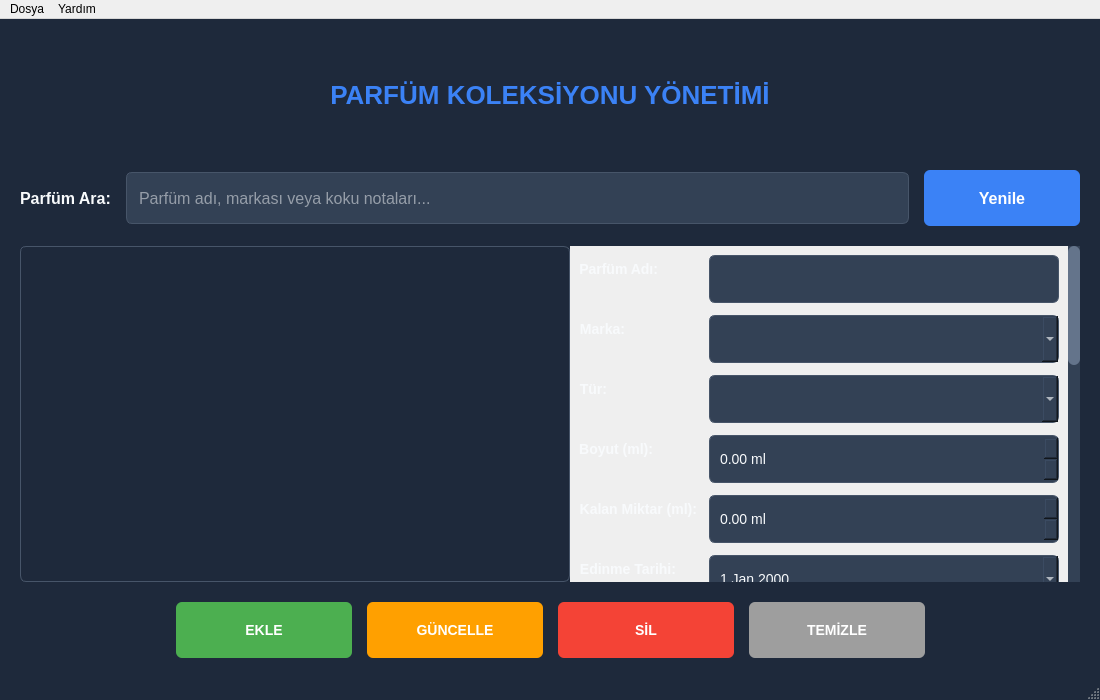
<?xml version="1.0" encoding="UTF-8"?>
<ui version="4.0">
 <class>MainWindow</class>
 <widget class="QMainWindow" name="MainWindow">
  <property name="geometry">
   <rect>
    <x>0</x>
    <y>0</y>
    <width>1100</width>
    <height>700</height>
   </rect>
  </property>
  <property name="minimumSize">
   <size>
    <width>1100</width>
    <height>700</height>
   </size>
  </property>
  <property name="windowTitle">
   <string>Parfüm Koleksiyonu Yönetimi</string>
  </property>
  <property name="styleSheet">
   <string notr="true">QMainWindow {
    background-color: #1e293b;
}
QLabel {
    font-size: 14px;
    font-weight: bold;
    color: #f8fafc;
}
QLineEdit, QTextEdit, QComboBox, QDoubleSpinBox, QDateEdit {
    border: 1px solid #475569;
    border-radius: 6px;
    padding: 8px;
    background-color: #334155;
    color: #f8fafc;
    font-size: 14px;
    min-height: 30px;
}
QLineEdit:focus, QTextEdit:focus, QComboBox:focus {
    border: 2px solid #3b82f6;
}
QPushButton {
    background-color: #3b82f6;
    color: white;
    border: none;
    border-radius: 6px;
    padding: 10px 18px;
    font-weight: bold;
    min-width: 120px;
    min-height: 36px;
    font-size: 14px;
}
QPushButton:hover {
    background-color: #2563eb;
}
QPushButton:pressed {
    background-color: #1d4ed8;
}
QTableView {
    border: 1px solid #475569;
    border-radius: 6px;
    background-color: #1e293b;
    selection-background-color: #3b82f6;
    selection-color: white;
    alternate-background-color: #273549;
    gridline-color: #475569;
    color: #f8fafc;
    font-size: 14px;
}
QTableView::item {
    padding: 8px;
    border-bottom: 1px solid #334155;
}
QHeaderView::section {
    background-color: #0f172a;
    color: #f8fafc;
    padding: 10px;
    border: none;
    border-right: 1px solid #334155;
    font-weight: bold;
    font-size: 14px;
}
QSplitter::handle {
    background-color: #475569;
    width: 2px;
}
QScrollBar:vertical {
    border: none;
    background: #334155;
    width: 12px;
    margin: 0px;
}
QScrollBar::handle:vertical {
    background: #64748b;
    min-height: 30px;
    border-radius: 6px;
}
QScrollBar::add-line:vertical, QScrollBar::sub-line:vertical {
    border: none;
    background: none;
    height: 0px;
}
</string>
  </property>
  <widget class="QWidget" name="centralwidget">
   <layout class="QVBoxLayout" name="verticalLayout">
    <property name="spacing">
     <number>20</number>
    </property>
    <property name="leftMargin">
     <number>20</number>
    </property>
    <property name="topMargin">
     <number>20</number>
    </property>
    <property name="rightMargin">
     <number>20</number>
    </property>
    <property name="bottomMargin">
     <number>20</number>
    </property>
    <item>
     <widget class="QLabel" name="titleLabel">
      <property name="styleSheet">
       <string notr="true">font-size: 26px;
font-weight: bold;
color: #3b82f6;
margin: 10px;
padding: 20px;</string>
      </property>
      <property name="text">
       <string>PARFÜM KOLEKSİYONU YÖNETİMİ</string>
      </property>
      <property name="alignment">
       <set>Qt::AlignCenter</set>
      </property>
     </widget>
    </item>
    <item>
     <layout class="QHBoxLayout" name="searchLayout">
      <property name="spacing">
       <number>15</number>
      </property>
      <item>
       <widget class="QLabel" name="searchLabel">
        <property name="styleSheet">
         <string notr="true">font-size: 16px;</string>
        </property>
        <property name="text">
         <string>Parfüm Ara:</string>
        </property>
       </widget>
      </item>
      <item>
       <widget class="QLineEdit" name="aramaLineEdit">
        <property name="styleSheet">
         <string notr="true">font-size: 16px; padding: 10px;</string>
        </property>
        <property name="placeholderText">
         <string>Parfüm adı, markası veya koku notaları...</string>
        </property>
       </widget>
      </item>
      <item>
       <widget class="QPushButton" name="yenileButton">
        <property name="cursor">
         <cursorShape>PointingHandCursor</cursorShape>
        </property>
        <property name="styleSheet">
         <string notr="true">font-size: 16px;</string>
        </property>
        <property name="text">
         <string>Yenile</string>
        </property>
        <property name="icon">
         <iconset theme="view-refresh"/>
        </property>
       </widget>
      </item>
     </layout>
    </item>
    <item>
     <widget class="QSplitter" name="splitter">
      <property name="orientation">
       <enum>Qt::Horizontal</enum>
      </property>
      <widget class="QTableView" name="parfumTableView">
       <property name="minimumSize">
        <size>
         <width>550</width>
         <height>0</height>
        </size>
       </property>
       <property name="styleSheet">
        <string notr="true">font-size: 14px;</string>
       </property>
       <property name="alternatingRowColors">
        <bool>true</bool>
       </property>
       <property name="selectionBehavior">
        <enum>QAbstractItemView::SelectRows</enum>
       </property>
       <property name="selectionMode">
        <enum>QAbstractItemView::SingleSelection</enum>
       </property>
       <property name="gridStyle">
        <enum>Qt::SolidLine</enum>
       </property>
       <property name="wordWrap">
        <bool>true</bool>
       </property>
       <property name="cornerButtonEnabled">
        <bool>false</bool>
       </property>
       <attribute name="horizontalHeaderHighlightSections">
        <bool>false</bool>
       </attribute>
       <attribute name="horizontalHeaderShowSortIndicator" stdset="0">
        <bool>true</bool>
       </attribute>
       <attribute name="horizontalHeaderStretchLastSection">
        <bool>true</bool>
       </attribute>
       <attribute name="verticalHeaderVisible">
        <bool>false</bool>
       </attribute>
       <attribute name="horizontalHeaderResizeMode">
        <enum>QHeaderView::Interactive</enum>
       </attribute>
      </widget>
      <widget class="QScrollArea" name="formScrollArea">
       <property name="frameShape">
        <enum>QFrame::NoFrame</enum>
       </property>
       <property name="widgetResizable">
        <bool>true</bool>
       </property>
       <widget class="QWidget" name="scrollAreaWidgetContents">
        <layout class="QFormLayout" name="formLayout">
         <property name="fieldGrowthPolicy">
          <enum>QFormLayout::AllNonFixedFieldsGrow</enum>
         </property>
         <property name="spacing">
          <number>12</number>
         </property>
         <item row="0" column="0">
          <widget class="QLabel" name="adLabel">
           <property name="styleSheet">
            <string notr="true">font-weight: bold;</string>
           </property>
           <property name="text">
            <string>Parfüm Adı:</string>
           </property>
           <property name="alignment">
            <set>Qt::AlignRight|Qt::AlignTrailing|Qt::AlignVCenter</set>
           </property>
          </widget>
         </item>
         <item row="0" column="1">
          <widget class="QLineEdit" name="adLineEdit"/>
         </item>
         <item row="1" column="0">
          <widget class="QLabel" name="markaLabel">
           <property name="styleSheet">
            <string notr="true">font-weight: bold;</string>
           </property>
           <property name="text">
            <string>Marka:</string>
           </property>
           <property name="alignment">
            <set>Qt::AlignRight|Qt::AlignTrailing|Qt::AlignVCenter</set>
           </property>
          </widget>
         </item>
         <item row="1" column="1">
          <widget class="QComboBox" name="markaComboBox"/>
         </item>
         <item row="2" column="0">
          <widget class="QLabel" name="turLabel">
           <property name="styleSheet">
            <string notr="true">font-weight: bold;</string>
           </property>
           <property name="text">
            <string>Tür:</string>
           </property>
           <property name="alignment">
            <set>Qt::AlignRight|Qt::AlignTrailing|Qt::AlignVCenter</set>
           </property>
          </widget>
         </item>
         <item row="2" column="1">
          <widget class="QComboBox" name="turComboBox"/>
         </item>
         <item row="3" column="0">
          <widget class="QLabel" name="boyutLabel">
           <property name="styleSheet">
            <string notr="true">font-weight: bold;</string>
           </property>
           <property name="text">
            <string>Boyut (ml):</string>
           </property>
           <property name="alignment">
            <set>Qt::AlignRight|Qt::AlignTrailing|Qt::AlignVCenter</set>
           </property>
          </widget>
         </item>
         <item row="3" column="1">
          <widget class="QDoubleSpinBox" name="boyutSpinBox">
           <property name="suffix">
            <string> ml</string>
           </property>
           <property name="maximum">
            <double>1000.000000000000000</double>
           </property>
          </widget>
         </item>
         <item row="4" column="0">
          <widget class="QLabel" name="kalanMiktarLabel">
           <property name="styleSheet">
            <string notr="true">font-weight: bold;</string>
           </property>
           <property name="text">
            <string>Kalan Miktar (ml):</string>
           </property>
           <property name="alignment">
            <set>Qt::AlignRight|Qt::AlignTrailing|Qt::AlignVCenter</set>
           </property>
          </widget>
         </item>
         <item row="4" column="1">
          <widget class="QDoubleSpinBox" name="kalanMiktarSpinBox">
           <property name="suffix">
            <string> ml</string>
           </property>
           <property name="maximum">
            <double>1000.000000000000000</double>
           </property>
          </widget>
         </item>
         <item row="5" column="0">
          <widget class="QLabel" name="tarihLabel">
           <property name="styleSheet">
            <string notr="true">font-weight: bold;</string>
           </property>
           <property name="text">
            <string>Edinme Tarihi:</string>
           </property>
           <property name="alignment">
            <set>Qt::AlignRight|Qt::AlignTrailing|Qt::AlignVCenter</set>
           </property>
          </widget>
         </item>
         <item row="5" column="1">
          <widget class="QDateEdit" name="tarihDateEdit">
           <property name="calendarPopup">
            <bool>true</bool>
           </property>
          </widget>
         </item>
         <item row="6" column="0">
          <widget class="QLabel" name="fiyatLabel">
           <property name="styleSheet">
            <string notr="true">font-weight: bold;</string>
           </property>
           <property name="text">
            <string>Fiyat:</string>
           </property>
           <property name="alignment">
            <set>Qt::AlignRight|Qt::AlignTrailing|Qt::AlignVCenter</set>
           </property>
          </widget>
         </item>
         <item row="6" column="1">
          <widget class="QDoubleSpinBox" name="fiyatSpinBox">
           <property name="suffix">
            <string> ₺</string>
           </property>
           <property name="maximum">
            <double>100000.000000000000000</double>
           </property>
          </widget>
         </item>
         <item row="7" column="0">
          <widget class="QLabel" name="kokuNotlariLabel">
           <property name="styleSheet">
            <string notr="true">font-weight: bold;</string>
           </property>
           <property name="text">
            <string>Koku Notaları:</string>
           </property>
           <property name="alignment">
            <set>Qt::AlignRight|Qt::AlignTrailing|Qt::AlignVCenter</set>
           </property>
          </widget>
         </item>
         <item row="7" column="1">
          <widget class="QTextEdit" name="kokuNotlariTextEdit">
           <property name="maximumSize">
            <size>
             <width>16777215</width>
             <height>80</height>
            </size>
           </property>
          </widget>
         </item>
         <item row="8" column="0">
          <widget class="QLabel" name="sezonLabel">
           <property name="styleSheet">
            <string notr="true">font-weight: bold;</string>
           </property>
           <property name="text">
            <string>Sezon Önerisi:</string>
           </property>
           <property name="alignment">
            <set>Qt::AlignRight|Qt::AlignTrailing|Qt::AlignVCenter</set>
           </property>
          </widget>
         </item>
         <item row="8" column="1">
          <widget class="QComboBox" name="sezonComboBox"/>
         </item>
         <item row="9" column="0">
          <widget class="QLabel" name="durumLabel">
           <property name="styleSheet">
            <string notr="true">font-weight: bold;</string>
           </property>
           <property name="text">
            <string>Durum Önerisi:</string>
           </property>
           <property name="alignment">
            <set>Qt::AlignRight|Qt::AlignTrailing|Qt::AlignVCenter</set>
           </property>
          </widget>
         </item>
         <item row="9" column="1">
          <widget class="QComboBox" name="durumComboBox"/>
         </item>
         <item row="10" column="0">
          <widget class="QLabel" name="aciklamaLabel">
           <property name="styleSheet">
            <string notr="true">font-weight: bold;</string>
           </property>
           <property name="text">
            <string>Açıklama:</string>
           </property>
           <property name="alignment">
            <set>Qt::AlignRight|Qt::AlignTrailing|Qt::AlignVCenter</set>
           </property>
          </widget>
         </item>
         <item row="10" column="1">
          <widget class="QTextEdit" name="aciklamaTextEdit">
           <property name="maximumSize">
            <size>
             <width>16777215</width>
             <height>80</height>
            </size>
           </property>
          </widget>
         </item>
         <item row="11" column="0">
          <widget class="QLabel" name="fotoLabel">
           <property name="styleSheet">
            <string notr="true">font-weight: bold;</string>
           </property>
           <property name="text">
            <string>Şişe Fotoğrafı:</string>
           </property>
           <property name="alignment">
            <set>Qt::AlignRight|Qt::AlignTrailing|Qt::AlignVCenter</set>
           </property>
          </widget>
         </item>
         <item row="11" column="1">
          <layout class="QHBoxLayout" name="fotoLayout">
           <item>
            <widget class="QLineEdit" name="fotoPathLineEdit">
             <property name="readOnly">
              <bool>true</bool>
             </property>
            </widget>
           </item>
           <item>
            <widget class="QPushButton" name="fotoBrowseButton">
             <property name="minimumSize">
              <size>
               <width>80</width>
               <height>0</height>
              </size>
             </property>
             <property name="styleSheet">
              <string notr="true">min-width: 80px;</string>
             </property>
             <property name="text">
              <string>Gözat</string>
             </property>
             <property name="cursor">
              <cursorShape>PointingHandCursor</cursorShape>
             </property>
            </widget>
           </item>
          </layout>
         </item>
         <item row="12" column="0" colspan="2">
          <widget class="QLabel" name="foto_preview">
           <property name="minimumSize">
            <size>
             <width>0</width>
             <height>200</height>
            </size>
           </property>
           <property name="styleSheet">
            <string notr="true">border: 1px dashed #ccc;
background-color: #f9f9f9;</string>
           </property>
           <property name="text">
            <string>Fotoğraf yok</string>
           </property>
           <property name="alignment">
            <set>Qt::AlignCenter</set>
           </property>
          </widget>
         </item>
        </layout>
       </widget>
      </widget>
     </widget>
    </item>
    <item>
     <layout class="QHBoxLayout" name="buttonLayout">
      <property name="spacing">
       <number>15</number>
      </property>
      <item>
       <spacer name="horizontalSpacer">
        <property name="orientation">
         <enum>Qt::Horizontal</enum>
        </property>
        <property name="sizeHint" stdset="0">
         <size>
          <width>40</width>
          <height>20</height>
         </size>
        </property>
       </spacer>
      </item>
      <item>
       <widget class="QPushButton" name="ekleButton">
        <property name="styleSheet">
         <string notr="true">background-color: #4CAF50; min-width: 140px;</string>
        </property>
        <property name="text">
         <string>EKLE</string>
        </property>
        <property name="icon">
         <iconset theme="list-add"/>
        </property>
        <property name="cursor">
         <cursorShape>PointingHandCursor</cursorShape>
        </property>
       </widget>
      </item>
      <item>
       <widget class="QPushButton" name="guncelleButton">
        <property name="styleSheet">
         <string notr="true">background-color: #FFA000; min-width: 140px;</string>
        </property>
        <property name="text">
         <string>GÜNCELLE</string>
        </property>
        <property name="icon">
         <iconset theme="document-save"/>
        </property>
        <property name="cursor">
         <cursorShape>PointingHandCursor</cursorShape>
        </property>
       </widget>
      </item>
      <item>
       <widget class="QPushButton" name="silButton">
        <property name="styleSheet">
         <string notr="true">background-color: #F44336; min-width: 140px;</string>
        </property>
        <property name="text">
         <string>SİL</string>
        </property>
        <property name="icon">
         <iconset theme="edit-delete"/>
        </property>
        <property name="cursor">
         <cursorShape>PointingHandCursor</cursorShape>
        </property>
       </widget>
      </item>
      <item>
       <widget class="QPushButton" name="temizleButton">
        <property name="styleSheet">
         <string notr="true">background-color: #9E9E9E; min-width: 140px;</string>
        </property>
        <property name="text">
         <string>TEMİZLE</string>
        </property>
        <property name="icon">
         <iconset theme="edit-clear"/>
        </property>
        <property name="cursor">
         <cursorShape>PointingHandCursor</cursorShape>
        </property>
       </widget>
      </item>
      <item>
       <spacer name="horizontalSpacer_2">
        <property name="orientation">
         <enum>Qt::Horizontal</enum>
        </property>
        <property name="sizeHint" stdset="0">
         <size>
          <width>40</width>
          <height>20</height>
         </size>
        </property>
       </spacer>
      </item>
     </layout>
    </item>
   </layout>
  </widget>
  <widget class="QStatusBar" name="statusbar"/>
  <widget class="QMenuBar" name="menubar">
   <property name="geometry">
    <rect>
     <x>0</x>
     <y>0</y>
     <width>1100</width>
     <height>21</height>
    </rect>
   </property>
   <widget class="QMenu" name="menuDosya">
    <property name="title">
     <string>Dosya</string>
    </property>
    <addaction name="actionCikis"/>
   </widget>
   <widget class="QMenu" name="menuYardim">
    <property name="title">
     <string>Yardım</string>
    </property>
    <addaction name="actionHakkinda"/>
   </widget>
   <addaction name="menuDosya"/>
   <addaction name="menuYardim"/>
  </widget>
  <action name="actionCikis">
   <property name="text">
    <string>Çıkış</string>
   </property>
  </action>
  <action name="actionHakkinda">
   <property name="text">
    <string>Hakkında</string>
   </property>
  </action>
 </widget>
 <resources/>
 <connections/>
</ui> 
